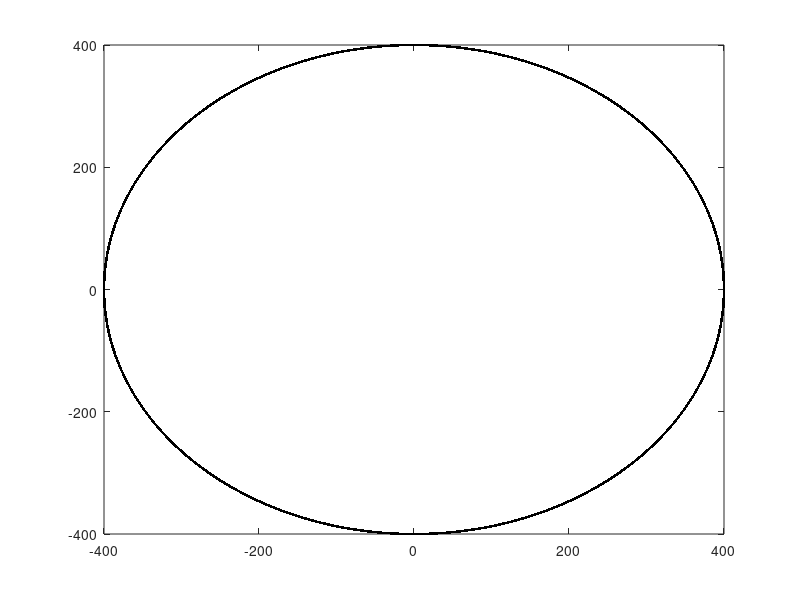

Write the MATLAB code that produced this figure. (Note: this script raises an error after producing the figure.)
%% random walk_ turningAngle1

% 1) pick n points inside a circle of a given radius
% 2) for each point, pick a random starting angle
% 3) for every subsequent timepoint, pick a random number from all turning angles and
% calculate the position vector.
%%
radius = 400;
theta1 = 0:0.1:360;
x_onCircle = radius.*cosd(theta1);
y_onCircle = radius.*sind(theta1);
figure; plot(x_onCircle, y_onCircle, 'k.');

% %% x0, y0 - starting position of n points inside the circle
xRange = [-radius radius];
nPoints = 200;
x0 = randi(xRange, 1, nPoints); 
y0 = sqrt(radius^2 - x0.^2);

y_0 = [+1, -1];
y_01 = randi(2, 1, nPoints);
y_02 = rand(1, nPoints);
y0 = y_0(y_01).*y_02.*(y0); %any value from [-1:1]y0

x27 = zeros(1, nPoints); y27 = x27; %final position of n points inside the circle
%%
dAvg = 1.56; % average distance(in um) covered in 1 timestep.
for ii = 19:nPoints
    tic;
    ii
    % starting position
    x1  = x0(ii);
    y1 = y0(ii);
    
    % first step - random
    theta1 = rand(1,1)*randi([0 360], 1);
    x2 = x1 + dAvg*cosd(theta1);
    y2 = y1 + dAvg*sind(theta1);
    if x2^2 + y2^2 > radius^2
        dists = sqrt((x2-x_onCircle).^2 + (y2 - y_onCircle).^2);
        [~, closest] = min(dists);
        x2 = x_onCircle(closest);
        y2 = y_onCircle(closest);
    end

     d1_x = x2-x1;
     d1_y = y2-y1;
        
    for jj = 2:27*6 %6 timesteps per hour
        
        x1 = x2;
        y1 = y2;
       
        %select an angle randomly from all turningAngles
        theta2 = allTurningAngles(randi(numel(allTurningAngles),1));
        
        syms d2_x d2_y
        eqn1 = d1_x*d2_x + d2_y*d1_y == dAvg*dAvg*cosd(theta2);
        eqn2 = d1_x*d2_y - d1_y*d2_x == dAvg*dAvg*sind(theta2);
        sol = solve([eqn1 eqn2], [d2_x, d2_y]);
        d2_x = real(double(sol.d2_x)); d2_x = d2_x(1);
        d2_y = real(double(sol.d2_y)); d2_y = d2_y(1);
        %disp([num2str(d2_x) '  ' num2str(d2_y) '   ' num2str(sqrt(d2_x*d2_x+d2_y*d2_y))]);
        
        x2 = x1+d2_x;
        y2 = y1+d2_y;
        
        if x2^2 + y2^2 > radius^2
            dists = sqrt((x2-x_onCircle).^2 + (y2 - y_onCircle).^2);
            [~, closest] = min(dists);
            x2 = x_onCircle(closest);
            y2 = y_onCircle(closest);
        end
        
    end
    x27(ii) = x2;
    y27(ii) = y2;
    
    toc;
end

%%
lastTerm = ii;
x0_1 = x0(1:lastTerm);
y0_1 = y0(1:lastTerm);

x27_1 = x27(1:lastTerm);
y27_1 = y27(1:lastTerm);

hold on;
plot(x0_1, y0_1, '*', 'Color', [0 0.6 0]);
plot(x27_1, y27_1, 'r*');
%% displacement
displacement = sqrt((y27_1 - y0_1).^2 + (x27_1 - x0_1).^2);
figure;
h = histogram(displacement, 'Normalization', 'Probability', 'BinWidth', 20);
h.FaceColor = [0.6 0 0];
xlabel('Displacement (\mum)'); ylabel('Fraction of cells');
ax = gca; ax.FontSize = 16; ax.FontWeight = 'bold';

%% radialDisplacement
d0 = 400 - sqrt(y0_1.^2 + x0_1.^2); % distance of points from the edge at t0
rD = sqrt(y27_1.^2 + x27_1.^2) - sqrt(y0_1.^2 + x0_1.^2); % radial displacement

figure; plot(d0, rD, '.', 'Color', [0.7 0 0], 'MarkerSize', 10);
xlabel('Distance from the edge at t0 (\mum)');
ylabel('Radial displacement (\mum)');
ax = gca; ax.FontSize = 14; ax.FontWeight = 'bold';
















